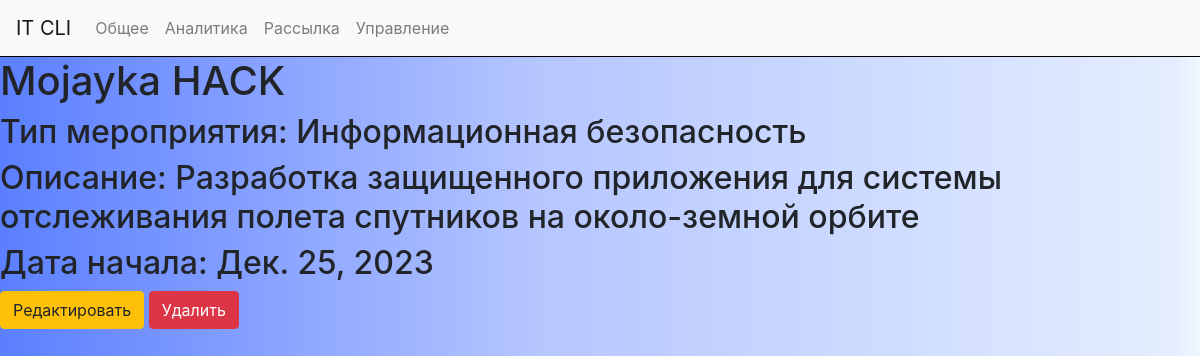
The app's page /cli/4/ with its own data.
### cli/models.py (models this page shows, shortened)
class Meetup(models.Model):
    user = models.ManyToManyField(User)
    name = models.CharField('Название', max_length=100, blank=False)
    area = models.CharField('Сфера', max_length=100, blank=False)
    description = models.TextField('Описание', max_length=500, blank=True)
    start_date = models.DateField('Дата начала', blank=False, default=timezone.now)

### cli/views.py (the view)
# urls.py: path('<int:pk>/', views.MeetupView.as_view(), name="mt_card"),
class MeetupView(DetailView):
    model = Meetup
    template_name = 'cli/event_card.html'
    context_object_name = 'mt_card'

### cli/templates/cli/event_card.html (shortened to what this page needs)
{% extends 'cli/base.html' %}
{% load static %}
{% block content %}
<div class="feautures">
    <h1>{{ mt_card.name }}</h1>
    <h2>Тип мероприятия: {{ mt_card.area}}</h2>
    <h2>Описание: {{ mt_card.description }}</h2>
    <h2>Дата начала: {{ mt_card.start_date }}</h2>
    <a href="{% url 'mt_edit' mt_card.id %}" class="btn btn-warning">Редактировать</a>
    <a href="{% url 'mt_del' mt_card.id %}" class="btn btn-danger">Удалить</a>
</div>
{% endblock %}

### cli/templates/cli/base.html (style rules this page uses)
body { background: rgb(0,36,1); background: linear-gradient(90deg, rgba(0,36,1,1) 0%, rgba(91,127,255,1) 0%, rgba(182,198,255,1) 45%, rgba(228,238,255,1) 98%, rgba(240,248,255,1) 100%); }

### records on screen
Meetup: name "Mojayka HACK", area "Информационная безопасность", description "Разработка защищенного приложения для системы отслеживания полета спутников на около-земной орбите", start_date "Дек. 25, 2023"
